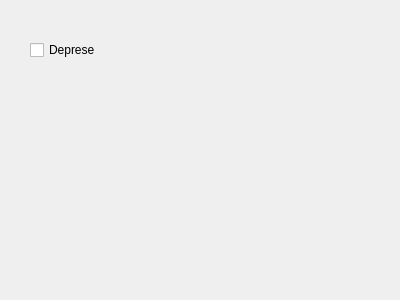
<?xml version="1.0" encoding="UTF-8"?>
<ui version="4.0">
 <class>settings</class>
 <widget class="QWidget" name="settings">
  <property name="geometry">
   <rect>
    <x>0</x>
    <y>0</y>
    <width>400</width>
    <height>300</height>
   </rect>
  </property>
  <property name="windowTitle">
   <string>Form</string>
  </property>
  <widget class="QCheckBox" name="set_depression">
   <property name="geometry">
    <rect>
     <x>30</x>
     <y>40</y>
     <width>81</width>
     <height>20</height>
    </rect>
   </property>
   <property name="text">
    <string>Deprese</string>
   </property>
  </widget>
 </widget>
 <resources/>
 <connections/>
</ui>
